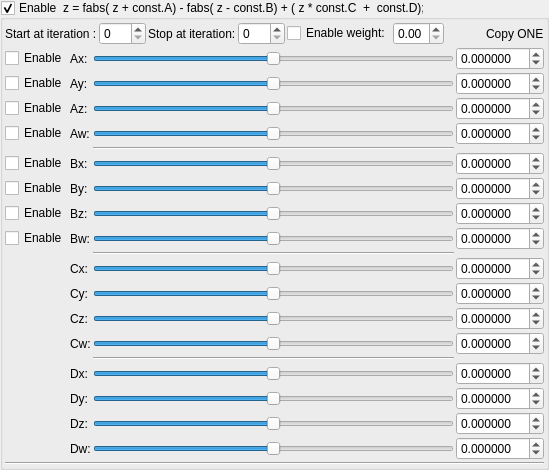
    <widget class="MyGroupBox" name="groupCheck_transform_fabsFormulaABCD1_enabled">
     <property name="title">
      <string>Enable  z = fabs( z + const.A) - fabs( z - const.B) + ( z * const.C  +  const.D); </string>
     </property>
     <property name="checkable">
      <bool>true</bool>
     </property>
     <layout class="QVBoxLayout" name="verticalLayout_16" stretch="0,0,0">
      <property name="spacing">
       <number>2</number>
      </property>
      <property name="leftMargin">
       <number>2</number>
      </property>
      <property name="topMargin">
       <number>2</number>
      </property>
      <property name="rightMargin">
       <number>2</number>
      </property>
      <property name="bottomMargin">
       <number>2</number>
      </property>
      <item>
       <layout class="QGridLayout" name="gridLayout_27">
        <property name="spacing">
         <number>2</number>
        </property>
        <item row="0" column="0">
         <widget class="QLabel" name="label_67">
          <property name="text">
           <string>Start at iteration :</string>
          </property>
         </widget>
        </item>
        <item row="0" column="3">
         <widget class="MySpinBox" name="spinboxInt_transform_fabsFormulaABCD1_stop_iterations">
          <property name="sizePolicy">
           <sizepolicy hsizetype="Minimum" vsizetype="Maximum">
            <horstretch>0</horstretch>
            <verstretch>0</verstretch>
           </sizepolicy>
          </property>
          <property name="maximum">
           <number>250</number>
          </property>
         </widget>
        </item>
        <item row="0" column="8">
         <spacer name="horizontalSpacer_14">
          <property name="orientation">
           <enum>Qt::Horizontal</enum>
          </property>
          <property name="sizeHint" stdset="0">
           <size>
            <width>40</width>
            <height>20</height>
           </size>
          </property>
         </spacer>
        </item>
        <item row="0" column="2">
         <widget class="QLabel" name="label_66">
          <property name="text">
           <string>Stop at iteration:</string>
          </property>
         </widget>
        </item>
        <item row="0" column="1">
         <widget class="MySpinBox" name="spinboxInt_transform_fabsFormulaABCD1_start_iterations">
          <property name="sizePolicy">
           <sizepolicy hsizetype="Minimum" vsizetype="Maximum">
            <horstretch>0</horstretch>
            <verstretch>0</verstretch>
           </sizepolicy>
          </property>
          <property name="maximum">
           <number>250</number>
          </property>
         </widget>
        </item>
        <item row="0" column="9">
         <widget class="QLabel" name="label_115">
          <property name="text">
           <string>Copy ONE</string>
          </property>
         </widget>
        </item>
        <item row="0" column="6">
         <widget class="QCheckBox" name="checkBox_transform_fabsFormulaABCD1_weight_enabled">
          <property name="text">
           <string>Enable weight:</string>
          </property>
         </widget>
        </item>
        <item row="0" column="7">
         <widget class="MyDoubleSpinBox" name="spinbox_transform_fabsFormulaABCD1_weight">
          <property name="sizePolicy">
           <sizepolicy hsizetype="Minimum" vsizetype="Maximum">
            <horstretch>0</horstretch>
            <verstretch>0</verstretch>
           </sizepolicy>
          </property>
          <property name="decimals">
           <number>2</number>
          </property>
          <property name="minimum">
           <double>0.000000000000000</double>
          </property>
          <property name="maximum">
           <double>1.000000000000000</double>
          </property>
          <property name="singleStep">
           <double>0.100000000000000</double>
          </property>
         </widget>
        </item>
       </layout>
      </item>
      <item>
       <layout class="QGridLayout" name="gridLayout_28">
        <property name="spacing">
         <number>2</number>
        </property>
        <item row="3" column="3">
         <widget class="QSlider" name="slider_transform_fabsFormulaABCD1AW">
          <property name="sizePolicy">
           <sizepolicy hsizetype="Expanding" vsizetype="Maximum">
            <horstretch>0</horstretch>
            <verstretch>0</verstretch>
           </sizepolicy>
          </property>
          <property name="minimum">
           <number>-5000000</number>
          </property>
          <property name="maximum">
           <number>5000000</number>
          </property>
          <property name="orientation">
           <enum>Qt::Horizontal</enum>
          </property>
         </widget>
        </item>
        <item row="1" column="0">
         <widget class="QCheckBox" name="checkBox_transform_fabsFormulaABCD1_enabled_Ay">
          <property name="text">
           <string>Enable</string>
          </property>
         </widget>
        </item>
        <item row="12" column="4">
         <widget class="MyDoubleSpinBox" name="spinbox3_transform_fabsFormulaABCD1C_z">
          <property name="sizePolicy">
           <sizepolicy hsizetype="Minimum" vsizetype="Maximum">
            <horstretch>0</horstretch>
            <verstretch>0</verstretch>
           </sizepolicy>
          </property>
          <property name="decimals">
           <number>6</number>
          </property>
          <property name="minimum">
           <double>-99.989999999999995</double>
          </property>
          <property name="maximum">
           <double>99.989999999999995</double>
          </property>
          <property name="singleStep">
           <double>0.100000000000000</double>
          </property>
         </widget>
        </item>
        <item row="6" column="1">
         <widget class="QLabel" name="label_95">
          <property name="text">
           <string>By:</string>
          </property>
         </widget>
        </item>
        <item row="0" column="0">
         <widget class="QCheckBox" name="checkBox_transform_fabsFormulaABCD1_enabled_Ax">
          <property name="text">
           <string>Enable</string>
          </property>
         </widget>
        </item>
        <item row="5" column="1">
         <widget class="QLabel" name="label_94">
          <property name="text">
           <string>Bx:</string>
          </property>
         </widget>
        </item>
        <item row="6" column="3">
         <widget class="QSlider" name="slider3_transform_fabsFormulaABCD1B_y">
          <property name="sizePolicy">
           <sizepolicy hsizetype="Expanding" vsizetype="Maximum">
            <horstretch>0</horstretch>
            <verstretch>0</verstretch>
           </sizepolicy>
          </property>
          <property name="minimum">
           <number>-5000000</number>
          </property>
          <property name="maximum">
           <number>5000000</number>
          </property>
          <property name="orientation">
           <enum>Qt::Horizontal</enum>
          </property>
         </widget>
        </item>
        <item row="15" column="4">
         <widget class="MyDoubleSpinBox" name="spinbox3_transform_fabsFormulaABCD1D_x">
          <property name="sizePolicy">
           <sizepolicy hsizetype="Minimum" vsizetype="Maximum">
            <horstretch>0</horstretch>
            <verstretch>0</verstretch>
           </sizepolicy>
          </property>
          <property name="prefix">
           <string/>
          </property>
          <property name="decimals">
           <number>6</number>
          </property>
          <property name="minimum">
           <double>-99.989999999999995</double>
          </property>
          <property name="singleStep">
           <double>0.100000000000000</double>
          </property>
         </widget>
        </item>
        <item row="1" column="1">
         <widget class="QLabel" name="label_68">
          <property name="text">
           <string>Ay:</string>
          </property>
         </widget>
        </item>
        <item row="7" column="1">
         <widget class="QLabel" name="label_96">
          <property name="text">
           <string>Bz:</string>
          </property>
         </widget>
        </item>
        <item row="2" column="3">
         <widget class="QSlider" name="slider3_transform_fabsFormulaABCD1A_z">
          <property name="sizePolicy">
           <sizepolicy hsizetype="Expanding" vsizetype="Maximum">
            <horstretch>0</horstretch>
            <verstretch>0</verstretch>
           </sizepolicy>
          </property>
          <property name="minimum">
           <number>-5000000</number>
          </property>
          <property name="maximum">
           <number>5000000</number>
          </property>
          <property name="orientation">
           <enum>Qt::Horizontal</enum>
          </property>
         </widget>
        </item>
        <item row="0" column="1">
         <widget class="QLabel" name="label_69">
          <property name="text">
           <string>Ax:</string>
          </property>
         </widget>
        </item>
        <item row="0" column="3">
         <widget class="QSlider" name="slider3_transform_fabsFormulaABCD1A_x">
          <property name="sizePolicy">
           <sizepolicy hsizetype="Expanding" vsizetype="Maximum">
            <horstretch>0</horstretch>
            <verstretch>0</verstretch>
           </sizepolicy>
          </property>
          <property name="minimum">
           <number>-5000000</number>
          </property>
          <property name="maximum">
           <number>5000000</number>
          </property>
          <property name="value">
           <number>0</number>
          </property>
          <property name="sliderPosition">
           <number>0</number>
          </property>
          <property name="orientation">
           <enum>Qt::Horizontal</enum>
          </property>
         </widget>
        </item>
        <item row="1" column="3">
         <widget class="QSlider" name="slider3_transform_fabsFormulaABCD1A_y">
          <property name="sizePolicy">
           <sizepolicy hsizetype="Expanding" vsizetype="Maximum">
            <horstretch>0</horstretch>
            <verstretch>0</verstretch>
           </sizepolicy>
          </property>
          <property name="minimum">
           <number>-5000000</number>
          </property>
          <property name="maximum">
           <number>5000000</number>
          </property>
          <property name="orientation">
           <enum>Qt::Horizontal</enum>
          </property>
         </widget>
        </item>
        <item row="0" column="4">
         <widget class="MyDoubleSpinBox" name="spinbox3_transform_fabsFormulaABCD1A_x">
          <property name="sizePolicy">
           <sizepolicy hsizetype="Minimum" vsizetype="Maximum">
            <horstretch>0</horstretch>
            <verstretch>0</verstretch>
           </sizepolicy>
          </property>
          <property name="prefix">
           <string/>
          </property>
          <property name="decimals">
           <number>6</number>
          </property>
          <property name="minimum">
           <double>-99.989999999999995</double>
          </property>
          <property name="singleStep">
           <double>0.100000000000000</double>
          </property>
         </widget>
        </item>
        <item row="2" column="0">
         <widget class="QCheckBox" name="checkBox_transform_fabsFormulaABCD1_enabled_Az">
          <property name="text">
           <string>Enable</string>
          </property>
         </widget>
        </item>
        <item row="1" column="4">
         <widget class="MyDoubleSpinBox" name="spinbox3_transform_fabsFormulaABCD1A_y">
          <property name="sizePolicy">
           <sizepolicy hsizetype="Minimum" vsizetype="Maximum">
            <horstretch>0</horstretch>
            <verstretch>0</verstretch>
           </sizepolicy>
          </property>
          <property name="decimals">
           <number>6</number>
          </property>
          <property name="minimum">
           <double>-99.989999999999995</double>
          </property>
          <property name="maximum">
           <double>99.989999999999995</double>
          </property>
          <property name="singleStep">
           <double>0.100000000000000</double>
          </property>
         </widget>
        </item>
        <item row="2" column="4">
         <widget class="MyDoubleSpinBox" name="spinbox3_transform_fabsFormulaABCD1A_z">
          <property name="sizePolicy">
           <sizepolicy hsizetype="Minimum" vsizetype="Maximum">
            <horstretch>0</horstretch>
            <verstretch>0</verstretch>
           </sizepolicy>
          </property>
          <property name="decimals">
           <number>6</number>
          </property>
          <property name="minimum">
           <double>-99.989999999999995</double>
          </property>
          <property name="maximum">
           <double>99.989999999999995</double>
          </property>
          <property name="singleStep">
           <double>0.100000000000000</double>
          </property>
         </widget>
        </item>
        <item row="10" column="3">
         <widget class="QSlider" name="slider3_transform_fabsFormulaABCD1C_x">
          <property name="sizePolicy">
           <sizepolicy hsizetype="Expanding" vsizetype="Maximum">
            <horstretch>0</horstretch>
            <verstretch>0</verstretch>
           </sizepolicy>
          </property>
          <property name="minimum">
           <number>-5000000</number>
          </property>
          <property name="maximum">
           <number>5000000</number>
          </property>
          <property name="orientation">
           <enum>Qt::Horizontal</enum>
          </property>
         </widget>
        </item>
        <item row="8" column="1">
         <widget class="QLabel" name="label_107">
          <property name="text">
           <string>Bw:</string>
          </property>
         </widget>
        </item>
        <item row="6" column="4">
         <widget class="MyDoubleSpinBox" name="spinbox3_transform_fabsFormulaABCD1B_y">
          <property name="sizePolicy">
           <sizepolicy hsizetype="Minimum" vsizetype="Maximum">
            <horstretch>0</horstretch>
            <verstretch>0</verstretch>
           </sizepolicy>
          </property>
          <property name="decimals">
           <number>6</number>
          </property>
          <property name="minimum">
           <double>-99.989999999999995</double>
          </property>
          <property name="maximum">
           <double>99.989999999999995</double>
          </property>
          <property name="singleStep">
           <double>0.100000000000000</double>
          </property>
         </widget>
        </item>
        <item row="11" column="3">
         <widget class="QSlider" name="slider3_transform_fabsFormulaABCD1C_y">
          <property name="sizePolicy">
           <sizepolicy hsizetype="Expanding" vsizetype="Maximum">
            <horstretch>0</horstretch>
            <verstretch>0</verstretch>
           </sizepolicy>
          </property>
          <property name="minimum">
           <number>-5000000</number>
          </property>
          <property name="maximum">
           <number>5000000</number>
          </property>
          <property name="orientation">
           <enum>Qt::Horizontal</enum>
          </property>
         </widget>
        </item>
        <item row="5" column="4">
         <widget class="MyDoubleSpinBox" name="spinbox3_transform_fabsFormulaABCD1B_x">
          <property name="sizePolicy">
           <sizepolicy hsizetype="Minimum" vsizetype="Maximum">
            <horstretch>0</horstretch>
            <verstretch>0</verstretch>
           </sizepolicy>
          </property>
          <property name="prefix">
           <string/>
          </property>
          <property name="decimals">
           <number>6</number>
          </property>
          <property name="minimum">
           <double>-99.989999999999995</double>
          </property>
          <property name="singleStep">
           <double>0.100000000000000</double>
          </property>
         </widget>
        </item>
        <item row="12" column="3">
         <widget class="QSlider" name="slider3_transform_fabsFormulaABCD1C_z">
          <property name="sizePolicy">
           <sizepolicy hsizetype="Expanding" vsizetype="Maximum">
            <horstretch>0</horstretch>
            <verstretch>0</verstretch>
           </sizepolicy>
          </property>
          <property name="minimum">
           <number>-5000000</number>
          </property>
          <property name="maximum">
           <number>5000000</number>
          </property>
          <property name="orientation">
           <enum>Qt::Horizontal</enum>
          </property>
         </widget>
        </item>
        <item row="10" column="1">
         <widget class="QLabel" name="label_99">
          <property name="text">
           <string>Cx:</string>
          </property>
         </widget>
        </item>
        <item row="7" column="4">
         <widget class="MyDoubleSpinBox" name="spinbox3_transform_fabsFormulaABCD1B_z">
          <property name="sizePolicy">
           <sizepolicy hsizetype="Minimum" vsizetype="Maximum">
            <horstretch>0</horstretch>
            <verstretch>0</verstretch>
           </sizepolicy>
          </property>
          <property name="decimals">
           <number>6</number>
          </property>
          <property name="minimum">
           <double>-99.989999999999995</double>
          </property>
          <property name="maximum">
           <double>99.989999999999995</double>
          </property>
          <property name="singleStep">
           <double>0.100000000000000</double>
          </property>
         </widget>
        </item>
        <item row="11" column="4">
         <widget class="MyDoubleSpinBox" name="spinbox3_transform_fabsFormulaABCD1C_y">
          <property name="sizePolicy">
           <sizepolicy hsizetype="Minimum" vsizetype="Maximum">
            <horstretch>0</horstretch>
            <verstretch>0</verstretch>
           </sizepolicy>
          </property>
          <property name="decimals">
           <number>6</number>
          </property>
          <property name="minimum">
           <double>-99.989999999999995</double>
          </property>
          <property name="maximum">
           <double>99.989999999999995</double>
          </property>
          <property name="singleStep">
           <double>0.100000000000000</double>
          </property>
         </widget>
        </item>
        <item row="11" column="1">
         <widget class="QLabel" name="label_100">
          <property name="text">
           <string>Cy:</string>
          </property>
         </widget>
        </item>
        <item row="10" column="4">
         <widget class="MyDoubleSpinBox" name="spinbox3_transform_fabsFormulaABCD1C_x">
          <property name="sizePolicy">
           <sizepolicy hsizetype="Minimum" vsizetype="Maximum">
            <horstretch>0</horstretch>
            <verstretch>0</verstretch>
           </sizepolicy>
          </property>
          <property name="prefix">
           <string/>
          </property>
          <property name="decimals">
           <number>6</number>
          </property>
          <property name="minimum">
           <double>-99.989999999999995</double>
          </property>
          <property name="singleStep">
           <double>0.100000000000000</double>
          </property>
         </widget>
        </item>
        <item row="12" column="1">
         <widget class="QLabel" name="label_101">
          <property name="text">
           <string>Cz:</string>
          </property>
         </widget>
        </item>
        <item row="16" column="3">
         <widget class="QSlider" name="slider3_transform_fabsFormulaABCD1D_y">
          <property name="sizePolicy">
           <sizepolicy hsizetype="Expanding" vsizetype="Maximum">
            <horstretch>0</horstretch>
            <verstretch>0</verstretch>
           </sizepolicy>
          </property>
          <property name="minimum">
           <number>-5000000</number>
          </property>
          <property name="maximum">
           <number>5000000</number>
          </property>
          <property name="orientation">
           <enum>Qt::Horizontal</enum>
          </property>
         </widget>
        </item>
        <item row="17" column="4">
         <widget class="MyDoubleSpinBox" name="spinbox3_transform_fabsFormulaABCD1D_z">
          <property name="sizePolicy">
           <sizepolicy hsizetype="Minimum" vsizetype="Maximum">
            <horstretch>0</horstretch>
            <verstretch>0</verstretch>
           </sizepolicy>
          </property>
          <property name="decimals">
           <number>6</number>
          </property>
          <property name="minimum">
           <double>-99.989999999999995</double>
          </property>
          <property name="maximum">
           <double>99.989999999999995</double>
          </property>
          <property name="singleStep">
           <double>0.100000000000000</double>
          </property>
         </widget>
        </item>
        <item row="17" column="1">
         <widget class="QLabel" name="label_104">
          <property name="text">
           <string>Dz:</string>
          </property>
         </widget>
        </item>
        <item row="15" column="1">
         <widget class="QLabel" name="label_102">
          <property name="text">
           <string>Dx:</string>
          </property>
         </widget>
        </item>
        <item row="17" column="3">
         <widget class="QSlider" name="slider3_transform_fabsFormulaABCD1D_z">
          <property name="sizePolicy">
           <sizepolicy hsizetype="Expanding" vsizetype="Maximum">
            <horstretch>0</horstretch>
            <verstretch>0</verstretch>
           </sizepolicy>
          </property>
          <property name="minimum">
           <number>-5000000</number>
          </property>
          <property name="maximum">
           <number>5000000</number>
          </property>
          <property name="orientation">
           <enum>Qt::Horizontal</enum>
          </property>
         </widget>
        </item>
        <item row="16" column="1">
         <widget class="QLabel" name="label_103">
          <property name="text">
           <string>Dy:</string>
          </property>
         </widget>
        </item>
        <item row="16" column="4">
         <widget class="MyDoubleSpinBox" name="spinbox3_transform_fabsFormulaABCD1D_y">
          <property name="sizePolicy">
           <sizepolicy hsizetype="Minimum" vsizetype="Maximum">
            <horstretch>0</horstretch>
            <verstretch>0</verstretch>
           </sizepolicy>
          </property>
          <property name="decimals">
           <number>6</number>
          </property>
          <property name="minimum">
           <double>-99.989999999999995</double>
          </property>
          <property name="maximum">
           <double>99.989999999999995</double>
          </property>
          <property name="singleStep">
           <double>0.100000000000000</double>
          </property>
         </widget>
        </item>
        <item row="15" column="3">
         <widget class="QSlider" name="slider3_transform_fabsFormulaABCD1D_x">
          <property name="sizePolicy">
           <sizepolicy hsizetype="Expanding" vsizetype="Maximum">
            <horstretch>0</horstretch>
            <verstretch>0</verstretch>
           </sizepolicy>
          </property>
          <property name="minimum">
           <number>-5000000</number>
          </property>
          <property name="maximum">
           <number>5000000</number>
          </property>
          <property name="orientation">
           <enum>Qt::Horizontal</enum>
          </property>
         </widget>
        </item>
        <item row="6" column="0">
         <widget class="QCheckBox" name="checkBox_transform_fabsFormulaABCD1_enabled_By">
          <property name="text">
           <string>Enable</string>
          </property>
         </widget>
        </item>
        <item row="3" column="0">
         <widget class="QCheckBox" name="checkBox_transform_fabsFormulaABCD1_enabled_Aw">
          <property name="text">
           <string>Enable</string>
          </property>
         </widget>
        </item>
        <item row="3" column="1">
         <widget class="QLabel" name="label_109">
          <property name="text">
           <string>Aw:</string>
          </property>
         </widget>
        </item>
        <item row="2" column="1">
         <widget class="QLabel" name="label_70">
          <property name="text">
           <string>Az:</string>
          </property>
         </widget>
        </item>
        <item row="8" column="4">
         <widget class="MyDoubleSpinBox" name="spinbox_transform_fabsFormulaABCD1BW">
          <property name="sizePolicy">
           <sizepolicy hsizetype="Minimum" vsizetype="Maximum">
            <horstretch>0</horstretch>
            <verstretch>0</verstretch>
           </sizepolicy>
          </property>
          <property name="decimals">
           <number>6</number>
          </property>
          <property name="minimum">
           <double>-99.989999999999995</double>
          </property>
          <property name="maximum">
           <double>99.989999999999995</double>
          </property>
          <property name="singleStep">
           <double>0.100000000000000</double>
          </property>
         </widget>
        </item>
        <item row="13" column="3">
         <widget class="QSlider" name="slider_transform_fabsFormulaABCD1CW">
          <property name="sizePolicy">
           <sizepolicy hsizetype="Expanding" vsizetype="Maximum">
            <horstretch>0</horstretch>
            <verstretch>0</verstretch>
           </sizepolicy>
          </property>
          <property name="minimum">
           <number>-5000000</number>
          </property>
          <property name="maximum">
           <number>5000000</number>
          </property>
          <property name="orientation">
           <enum>Qt::Horizontal</enum>
          </property>
         </widget>
        </item>
        <item row="14" column="3">
         <widget class="Line" name="line_28">
          <property name="orientation">
           <enum>Qt::Horizontal</enum>
          </property>
         </widget>
        </item>
        <item row="13" column="1">
         <widget class="QLabel" name="label_106">
          <property name="text">
           <string>Cw:</string>
          </property>
         </widget>
        </item>
        <item row="8" column="0">
         <widget class="QCheckBox" name="checkBox_transform_fabsFormulaABCD1_enabled_Bw">
          <property name="text">
           <string>Enable</string>
          </property>
         </widget>
        </item>
        <item row="8" column="3">
         <widget class="QSlider" name="slider_transform_fabsFormulaABCD1BW">
          <property name="sizePolicy">
           <sizepolicy hsizetype="Expanding" vsizetype="Maximum">
            <horstretch>0</horstretch>
            <verstretch>0</verstretch>
           </sizepolicy>
          </property>
          <property name="minimum">
           <number>-5000000</number>
          </property>
          <property name="maximum">
           <number>5000000</number>
          </property>
          <property name="orientation">
           <enum>Qt::Horizontal</enum>
          </property>
         </widget>
        </item>
        <item row="5" column="3">
         <widget class="QSlider" name="slider3_transform_fabsFormulaABCD1B_x">
          <property name="sizePolicy">
           <sizepolicy hsizetype="Expanding" vsizetype="Maximum">
            <horstretch>0</horstretch>
            <verstretch>0</verstretch>
           </sizepolicy>
          </property>
          <property name="minimum">
           <number>-5000000</number>
          </property>
          <property name="maximum">
           <number>5000000</number>
          </property>
          <property name="orientation">
           <enum>Qt::Horizontal</enum>
          </property>
         </widget>
        </item>
        <item row="7" column="3">
         <widget class="QSlider" name="slider3_transform_fabsFormulaABCD1B_z">
          <property name="sizePolicy">
           <sizepolicy hsizetype="Expanding" vsizetype="Maximum">
            <horstretch>0</horstretch>
            <verstretch>0</verstretch>
           </sizepolicy>
          </property>
          <property name="minimum">
           <number>-5000000</number>
          </property>
          <property name="maximum">
           <number>5000000</number>
          </property>
          <property name="orientation">
           <enum>Qt::Horizontal</enum>
          </property>
         </widget>
        </item>
        <item row="5" column="0">
         <widget class="QCheckBox" name="checkBox_transform_fabsFormulaABCD1_enabled_Bx">
          <property name="text">
           <string>Enable</string>
          </property>
         </widget>
        </item>
        <item row="7" column="0">
         <widget class="QCheckBox" name="checkBox_transform_fabsFormulaABCD1_enabled_Bz">
          <property name="text">
           <string>Enable</string>
          </property>
         </widget>
        </item>
        <item row="13" column="4">
         <widget class="MyDoubleSpinBox" name="spinbox_transform_fabsFormulaABCD1CW">
          <property name="sizePolicy">
           <sizepolicy hsizetype="Minimum" vsizetype="Maximum">
            <horstretch>0</horstretch>
            <verstretch>0</verstretch>
           </sizepolicy>
          </property>
          <property name="decimals">
           <number>6</number>
          </property>
          <property name="minimum">
           <double>-99.989999999999995</double>
          </property>
          <property name="maximum">
           <double>99.989999999999995</double>
          </property>
          <property name="singleStep">
           <double>0.100000000000000</double>
          </property>
         </widget>
        </item>
        <item row="3" column="4">
         <widget class="MyDoubleSpinBox" name="spinbox_transform_fabsFormulaABCD1AW">
          <property name="sizePolicy">
           <sizepolicy hsizetype="Minimum" vsizetype="Maximum">
            <horstretch>0</horstretch>
            <verstretch>0</verstretch>
           </sizepolicy>
          </property>
          <property name="decimals">
           <number>6</number>
          </property>
          <property name="minimum">
           <double>-99.989999999999995</double>
          </property>
          <property name="maximum">
           <double>99.989999999999995</double>
          </property>
          <property name="singleStep">
           <double>0.100000000000000</double>
          </property>
         </widget>
        </item>
        <item row="18" column="1">
         <widget class="QLabel" name="label_119">
          <property name="text">
           <string>Dw:</string>
          </property>
         </widget>
        </item>
        <item row="18" column="3">
         <widget class="QSlider" name="slider_transform_fabsFormulaABCD1DW">
          <property name="sizePolicy">
           <sizepolicy hsizetype="Expanding" vsizetype="Maximum">
            <horstretch>0</horstretch>
            <verstretch>0</verstretch>
           </sizepolicy>
          </property>
          <property name="minimum">
           <number>-5000000</number>
          </property>
          <property name="maximum">
           <number>5000000</number>
          </property>
          <property name="orientation">
           <enum>Qt::Horizontal</enum>
          </property>
         </widget>
        </item>
        <item row="18" column="4">
         <widget class="MyDoubleSpinBox" name="spinbox_transform_fabsFormulaABCD1DW">
          <property name="sizePolicy">
           <sizepolicy hsizetype="Minimum" vsizetype="Maximum">
            <horstretch>0</horstretch>
            <verstretch>0</verstretch>
           </sizepolicy>
          </property>
          <property name="decimals">
           <number>6</number>
          </property>
          <property name="minimum">
           <double>-99.989999999999995</double>
          </property>
          <property name="maximum">
           <double>99.989999999999995</double>
          </property>
          <property name="singleStep">
           <double>0.100000000000000</double>
          </property>
         </widget>
        </item>
        <item row="9" column="3">
         <widget class="Line" name="line_29">
          <property name="orientation">
           <enum>Qt::Horizontal</enum>
          </property>
         </widget>
        </item>
        <item row="4" column="3">
         <widget class="Line" name="line_33">
          <property name="orientation">
           <enum>Qt::Horizontal</enum>
          </property>
         </widget>
        </item>
       </layout>
      </item>
      <item>
       <widget class="Line" name="line_10">
        <property name="orientation">
         <enum>Qt::Horizontal</enum>
        </property>
       </widget>
      </item>
     </layout>
    </widget>
